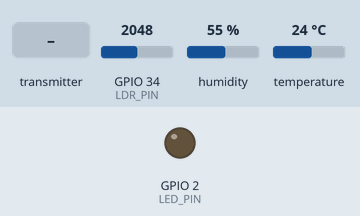
This sketch was run on a simulated ESP32. Parts: output pins drawn as LEDs (lit = HIGH). The inputs (shaded band) are chosen by the test bench; at power-on: GPIO 34 (LDR_PIN) = 2048, humidity 55 %, temperature 24 °C. No radio packets arrive unless stated; what the sketch prints to the serial monitor is not drawn.

Above: at 2.2 s.
2.3 s: the transmitter starts sending node_id = 1
3.8 s: the transmitter starts sending state = 1
At 4.1 s:
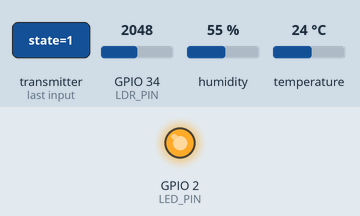
5.3 s: the transmitter starts sending state = 0
At 6.4 s:
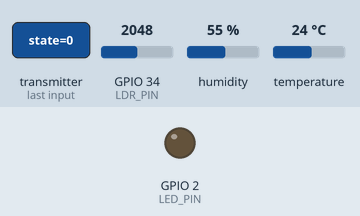
Timing chart, 0 to 8.3 s (numbered marks = the images above; inputs shaded):
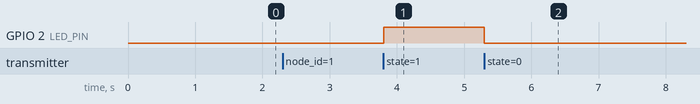

Measured:
- after the input at 2.3 s, every drawn part: stays the same
- after the input at 3.8 s, GPIO 2 (LED_PIN): LOW → HIGH at once
- after the input at 5.3 s, GPIO 2 (LED_PIN): HIGH → LOW at once

The sketch:

node_template_real_data.ino
```cpp
/*
 * ==========================================================
 * ESP32 FIELD DEVICE - TRANSMITTER NODE (REAL SENSOR DATA)
 * ==========================================================
 */

#include <SPI.h>
#include <nRF24L01.h>
#include <RF24.h>
#include <DHT.h>

// ================= CONFIG =================
#define NODE_ID     1          // CHANGE PER NODE (1–6)
#define CE_PIN      21
#define CSN_PIN     5
#define LED_PIN     2

#define DHTPIN      14
#define DHTTYPE     DHT11
#define LDR_PIN     34

// ================= RADIO ADDRESSES =================
const uint64_t pipeAddresses[] = {
  0xA1A1A1A101LL,
  0xA1A1A1A102LL,
  0xA1A1A1A103LL,
  0xA1A1A1A104LL,
  0xA1A1A1A105LL,
  0xA1A1A1A106LL
};

// ================= DATA STRUCTURES =================
struct DataPackage {
  int node_id;
  float temp;
  float hum;
  int light;
};

struct CommandPackage {
  int node_id;
  int device_id;
  bool state;
};

DataPackage data;
CommandPackage cmd;

// ================= OBJECTS =================
RF24 radio(CE_PIN, CSN_PIN);
DHT dht(DHTPIN, DHTTYPE);

// ================= TIMING =================
unsigned long lastSend = 0;
const unsigned long SEND_INTERVAL = 3000;

// ================= SETUP =================
void setup() {
  Serial.begin(115200);
  delay(1000);

  pinMode(LED_PIN, OUTPUT);
  digitalWrite(LED_PIN, LOW);

  Serial.println("\n==============================");
  Serial.printf("FIELD NODE %d STARTING\n", NODE_ID);
  Serial.println("==============================");

  dht.begin();

  if (!radio.begin()) {
    Serial.println("❌ nRF24L01 not responding");
    while (1);
  }

  radio.setPALevel(RF24_PA_LOW);
  radio.setChannel(108);
  radio.setDataRate(RF24_1MBPS);
  radio.setPayloadSize(max(sizeof(DataPackage), sizeof(CommandPackage)));
  radio.setAutoAck(true);

  radio.openWritingPipe(pipeAddresses[NODE_ID - 1]);
  radio.openReadingPipe(1, pipeAddresses[NODE_ID - 1]);

  radio.startListening();

  Serial.println("✓ Radio and sensors ready");
}

// ================= LOOP =================
void loop() {
  receiveCommand();
  sendSensorData();
}

// ================= SEND DATA =================
void sendSensorData() {
  if (millis() - lastSend < SEND_INTERVAL) return;
  lastSend = millis();

  float temperature = dht.readTemperature();
  float humidity    = dht.readHumidity();
  int ldrRaw        = analogRead(LDR_PIN);

  if (isnan(temperature) || isnan(humidity)) {
    Serial.println("⚠️ DHT read failed");
    return;
  }

  int lightLevel = map(ldrRaw, 0, 4095, 0, 100);
  lightLevel = constrain(lightLevel, 0, 100);

  data.node_id = NODE_ID;
  data.temp = temperature;
  data.hum = humidity;
  data.light = lightLevel;

  Serial.println("\n📤 Sending Sensor Data");
  Serial.printf("🌡️ %.1f °C | 💧 %.1f %% | 💡 %d\n",
                data.temp, data.hum, data.light);

  radio.stopListening();
  delay(5);

  bool success = radio.write(&data, sizeof(data));

  Serial.println(success ? "✓ Data sent" : "✗ Send failed");

  delay(5);
  radio.startListening();
}

// ================= RECEIVE COMMAND =================
void receiveCommand() {
  if (!radio.available()) return;

  radio.read(&cmd, sizeof(cmd));

  if (cmd.node_id != NODE_ID) return;

  Serial.println("\n📥 Command Received");
  Serial.printf("Device %d → %s\n",
                cmd.device_id,
                cmd.state ? "ON" : "OFF");

  digitalWrite(LED_PIN, cmd.state ? HIGH : LOW);
}
```
